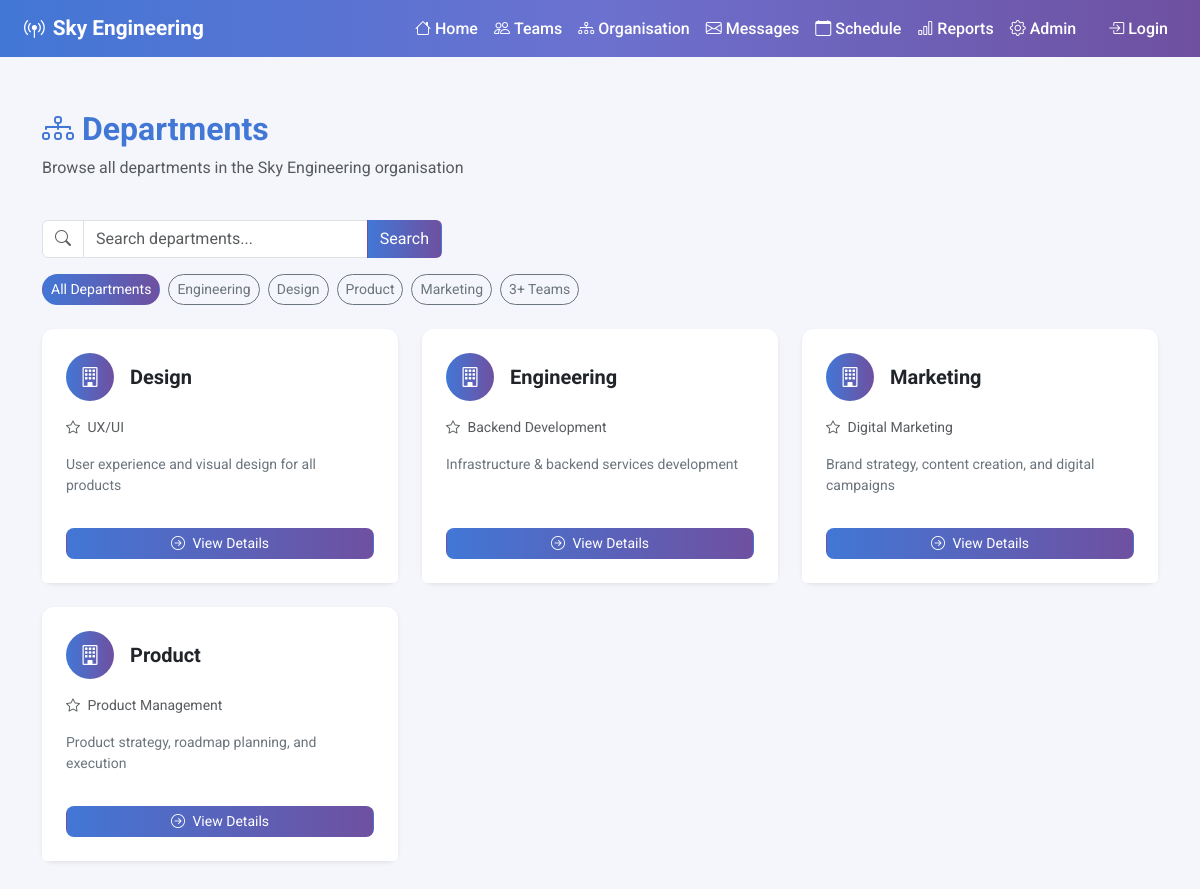
Page /departments/ on the earlier database version.
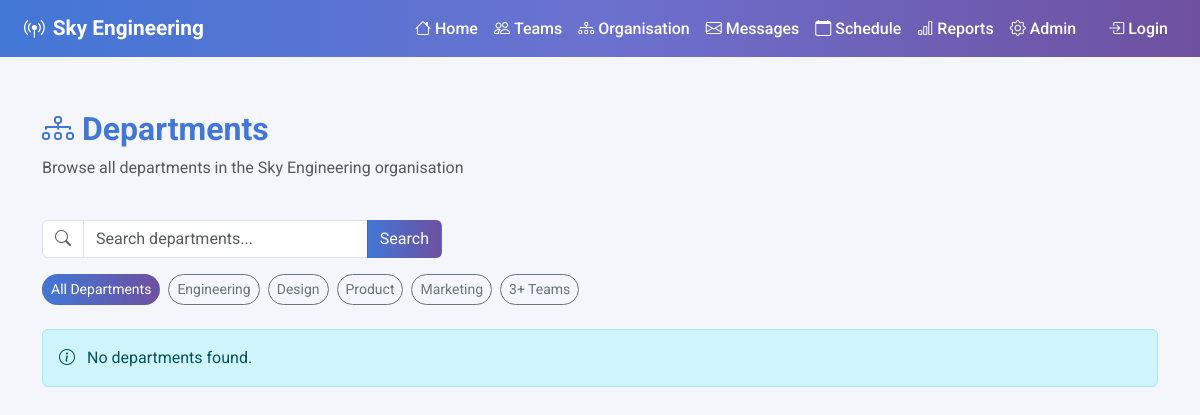
Same page on the later database version.
### organisation_feature/models.py (models this page shows, shortened)
class Department(models.Model):
    department_name = models.CharField(max_length=150)
    specialisation = models.CharField(max_length=200, blank=True)
    description = models.TextField(blank=True)
    class Meta:
        ordering = ['department_name']

### organisation_feature/views.py (the view)
# urls.py: path('departments/', views.department_list, name='department_list'),
def department_list(request):
    query = request.GET.get('q', '')
    active_filter = request.GET.get('filter', '')
    departments = Department.objects.all()
    if query:
        departments = departments.filter(
            department_name__icontains=query
        ) | departments.filter(
            specialisation__icontains=query
        )
    if active_filter == '3teams':
        departments = [d for d in departments if d.teams.count() >= 3]
    elif active_filter:
        departments = departments.filter(department_name__icontains=active_filter)
    return render(request, 'organisation_feature/department_list.html', {
        'departments': departments,
        'query': query,
        'active_filter': active_filter,
    })

### organisation_feature/templates/organisation_feature/department_list.html (shortened to what the changed rows need)
{% extends 'global.html' %}
{% block content %}
<div class="container-fluid">
    <div class="d-flex justify-content-between align-items-center mb-4">
        <div>
            <h2 class="fw-bold" style="color: #4277D6;">
                <i class="bi bi-diagram-3"></i> Departments
            </h2>
        </div>
    </div>
    <div class="row g-4">
        {% for department in departments %}
        <div class="col-md-6 col-lg-4">
            <div class="card h-100 shadow-sm border-0"
                 style="border-radius: 12px; transition: transform 0.2s;"
                 onmouseover="this.style.transform='translateY(-4px)'"
                 onmouseout="this.style.transform='translateY(0)'">
                <div class="card-body p-4">
                    <div class="d-flex align-items-center mb-3">
                        <div class="rounded-circle d-flex align-items-center justify-content-center me-3"
                             style="width:48px; height:48px; background: linear-gradient(to right, #4277D6, #6F50A0);">
                            <i class="bi bi-building text-white fs-5"></i>
                        </div>
                        <h5 class="card-title fw-bold mb-0">{{ department.department_name }}</h5>
                    </div>
                    <p class="text-muted small mb-3">
                        <i class="bi bi-star me-1"></i>
                        {{ department.specialisation|default:"No specialisation listed" }}
                    </p>
                    <p class="card-text small text-secondary">
                        {{ department.description|default:"No description available"|truncatechars:100 }}
                    </p>
                </div>
                <div class="card-footer bg-white border-0 pb-4 px-4">
                    <a href="/departments/{{ department.id }}/"
                       class="btn btn-sm w-100"
                       style="background: linear-gradient(to right, #4277D6, #6F50A0); color: white; border-radius: 8px;">
                        <i class="bi bi-arrow-right-circle me-1"></i> View Details
                    </a>
                </div>
            </div>
        </div>
        {% empty %}
        <div class="col-12">
            <div class="alert alert-info">
                <i class="bi bi-info-circle me-2"></i> No departments found.
            </div>
        </div>
        {% endfor %}
    </div>
</div>
{% endblock %}

Differences in the rows shown:
removed Department: department_name "Design", specialisation "UX/UI", description "User experience and visual design for all products"
removed Department: department_name "Engineering", specialisation "Backend Development", description "Infrastructure & backend services development"
removed Department: department_name "Marketing", specialisation "Digital Marketing", description "Brand strategy, content creation, and digital campaigns"
removed Department: department_name "Product", specialisation "Product Management", description "Product strategy, roadmap planning, and execution"
Other differences:
text now shown: "No departments found."
